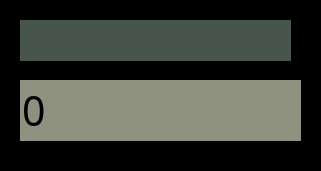
   <widget class="QWidget" name="widget" native="true">
    <property name="geometry">
     <rect>
      <x>10</x>
      <y>50</y>
      <width>321</width>
      <height>171</height>
     </rect>
    </property>
    <property name="styleSheet">
     <string notr="true">QWidget{
background-color:black;
border-radius:10px;
}</string>
    </property>
    <widget class="QLineEdit" name="display">
     <property name="geometry">
      <rect>
       <x>20</x>
       <y>80</y>
       <width>281</width>
       <height>61</height>
      </rect>
     </property>
     <property name="font">
      <font>
       <family>Digital-7</family>
       <pointsize>31</pointsize>
       <weight>50</weight>
       <bold>false</bold>
       <underline>false</underline>
       <kerning>true</kerning>
      </font>
     </property>
     <property name="styleSheet">
      <string notr="true">QLineEdit{
background-color:#8E917F;
border-radius:0;
color:#000000;
}</string>
     </property>
     <property name="text">
      <string>0</string>
     </property>
     <property name="readOnly">
      <bool>true</bool>
     </property>
    </widget>
    <widget class="QWidget" name="widget_2" native="true">
     <property name="geometry">
      <rect>
       <x>20</x>
       <y>20</y>
       <width>271</width>
       <height>41</height>
      </rect>
     </property>
     <property name="styleSheet">
      <string notr="true">QWidget{
background-color:#48554C;
border-radius:0;
}</string>
     </property>
    </widget>
    <widget class="QLabel" name="show_2nd">
     <property name="geometry">
      <rect>
       <x>280</x>
       <y>80</y>
       <width>20</width>
       <height>14</height>
      </rect>
     </property>
     <property name="font">
      <font>
       <family>Digital-7</family>
       <weight>75</weight>
       <bold>true</bold>
      </font>
     </property>
     <property name="styleSheet">
      <string notr="true">QLabel{
background-color:transparent;
color:transparent;
}</string>
     </property>
     <property name="text">
      <string>2nd</string>
     </property>
    </widget>
   </widget>
